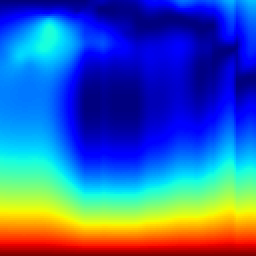
#> input picture bsp_heatmaps_real_geometry/1/Subject20_run01/bsp_0028.png, 128 x 128 px, found by its file name (shown 2 times larger); its folder holds 4 pictures in this run
$ python normalize_bsp_heatmaps.py
#> lines starting #> are read from the running program, lines starting #| are printed output that depends on the picture
import os
import numpy as np
import matplotlib.pyplot as plt
import matplotlib.image as mpimg

def normalize_and_save(folder_path, output_folder=None):
    # Gather all PNG files
#> called with folder_path = 'bsp_heatmaps_struct/1/Subject20_run01', output_folder = 'normalized_bsp'
    image_files = sorted([f for f in os.listdir(folder_path) if f.endswith('.png')])
    if not image_files:
        print(f"No PNGs found in {folder_path}")
        return

    images = []
    for fname in image_files:
        img = mpimg.imread(os.path.join(folder_path, fname))
#> img is the input picture: shape (128, 128, 4) float32; mean R, G, B, A 0.213, 0.377, 0.675, 1
        images.append(img)

    all_pixels = np.concatenate([img.flatten() for img in images])
    global_min = np.min(all_pixels)
    global_max = np.max(all_pixels)

    print(f"Normalizing {len(images)} images: min={global_min:.3f}, max={global_max:.3f}")

    if output_folder is None:
        output_folder = folder_path  # overwrite in-place
    else:
        os.makedirs(output_folder, exist_ok=True)

    for i, fname in enumerate(image_files):
        img = images[i]
        norm_img = (img - global_min) / (global_max - global_min + 1e-9)
        norm_img = np.clip(norm_img, 0, 1)
        save_path = os.path.join(output_folder, fname)
        plt.imsave(save_path, norm_img, cmap='jet')
#> this loop made 4 passes
#> pass 2, in normalize_and_save, `plt.imsave(save_path, norm_img, cmap='jet')`:
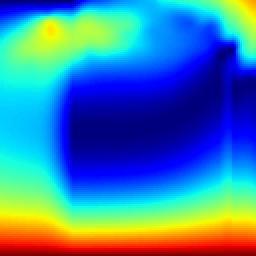
#> saved as bsp_0038.png: shape (128, 128, 3) (shown 2 times larger); mean R, G, B 59.8, 126.6, 169.2

    print(f"Saved normalized images to {output_folder}")

if __name__ == "__main__":
    input_folder = "bsp_heatmaps_struct/1/Subject20_run01"
    output_folder = "normalized_bsp"

    normalize_and_save(input_folder, output_folder)
